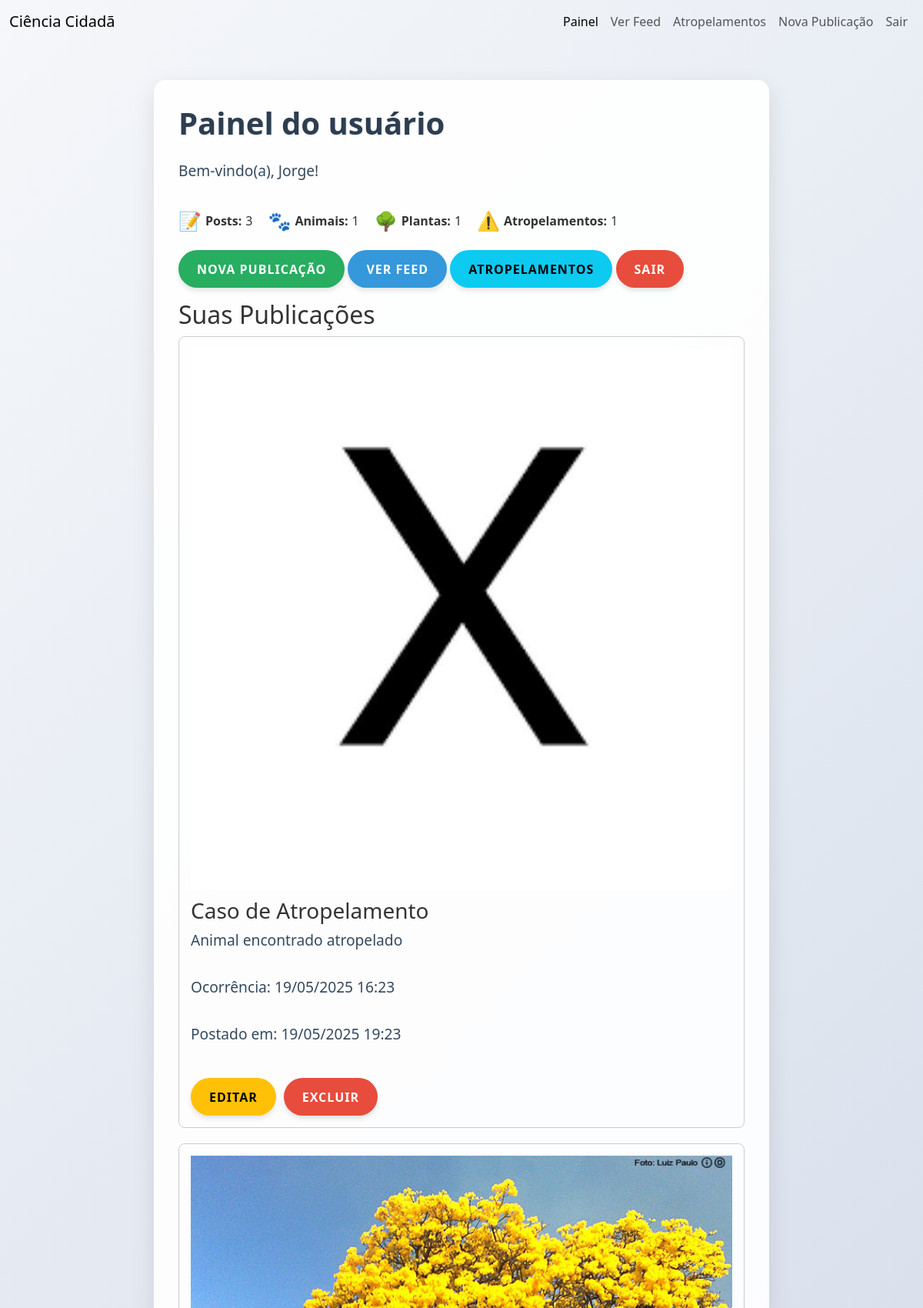
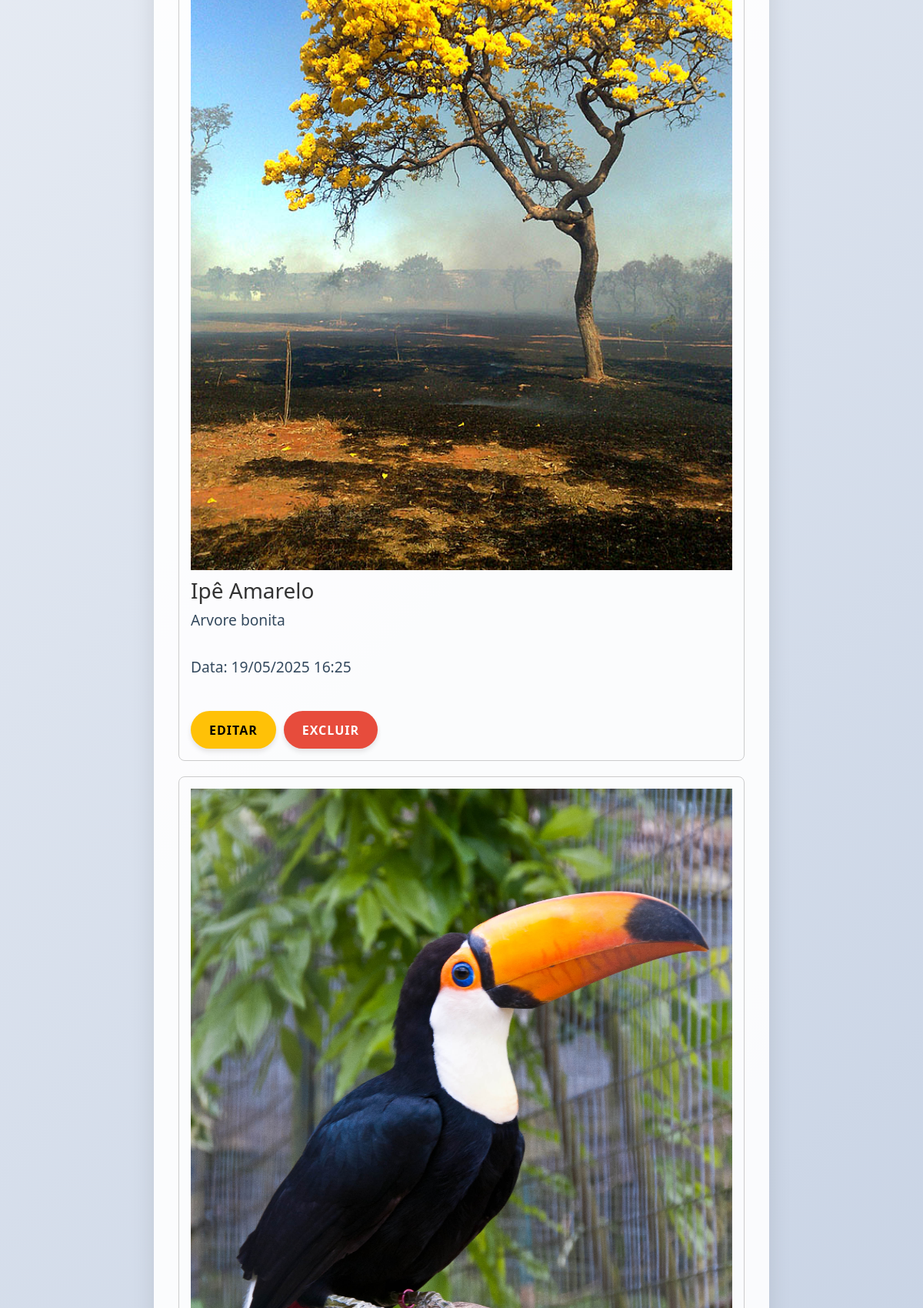
/painel_usuario.php (signed in, upper part), run on the app's committed database (2 pictures, top to bottom).
### tables this page shows
CREATE TABLE `atropelamentos` (
  `id` int(11) NOT NULL,
  `usuario_id` int(11) NOT NULL,
  `data_ocorrencia` datetime NOT NULL,
  `localizacao` varchar(255) DEFAULT NULL,
  `especie` varchar(255) DEFAULT NULL,
  `descricao` text DEFAULT NULL,
  `caminho_foto` varchar(255) DEFAULT NULL,
  `data_postagem` timestamp NOT NULL DEFAULT current_timestamp(),
  `categoria` varchar(50) DEFAULT NULL
);

CREATE TABLE `publicacoes` (
  `id` int(11) NOT NULL,
  `especie` varchar(255) NOT NULL,
  `foto` varchar(255) NOT NULL,
  `usuario_id` int(11) NOT NULL,
  `data_publicacao` datetime DEFAULT current_timestamp(),
  `titulo` varchar(255) DEFAULT NULL,
  `descricao` text DEFAULT NULL,
  `caminho_foto` varchar(255) DEFAULT NULL,
  `atropelamento` tinyint(1) DEFAULT 0,
  `categoria` varchar(50) DEFAULT NULL
);

### painel_usuario.php (the view, shortened to what this page needs)
<?php
include 'conexao.php';
$usuario_id = $_SESSION['usuario_id'];
$stmt_total_posts = $conn->prepare("
    SELECT COUNT(*) AS total FROM (
        SELECT id FROM publicacoes WHERE usuario_id = ?
        UNION ALL
        SELECT id FROM atropelamentos WHERE usuario_id = ?
    ) AS total_posts
");
$stmt_total_posts->bind_param("ii", $usuario_id, $usuario_id);
$stmt_total_posts->execute();
$resultado_total_posts = $stmt_total_posts->get_result();
$total_posts = $resultado_total_posts->fetch_assoc()['total'];
$stmt_animais = $conn->prepare("
    SELECT COUNT(*) AS total_animais
    FROM publicacoes
    WHERE usuario_id = ? AND categoria = 'animal'
");
$stmt_animais->bind_param("i", $usuario_id);
$stmt_animais->execute();
$resultado_animais = $stmt_animais->get_result();
$total_animais = $resultado_animais->fetch_assoc()['total_animais'];
$stmt_plantas = $conn->prepare("
    SELECT COUNT(*) AS total_plantas
    FROM publicacoes
    WHERE usuario_id = ? AND categoria = 'planta'
");
$stmt_plantas->bind_param("i", $usuario_id);
$stmt_plantas->execute();
$resultado_plantas = $stmt_plantas->get_result();
$total_plantas = $resultado_plantas->fetch_assoc()['total_plantas'];
$stmt_atropelamentos_count = $conn->prepare("
    SELECT COUNT(*) AS total_atropelamentos
    FROM atropelamentos
    WHERE usuario_id = ?
");
$stmt_atropelamentos_count->bind_param("i", $usuario_id);
$stmt_atropelamentos_count->execute();
$resultado_atropelamentos_count = $stmt_atropelamentos_count->get_result();
$total_atropelamentos = $resultado_atropelamentos_count->fetch_assoc()['total_atropelamentos'];
$stmt_publicacoes = $conn->prepare("
    SELECT p.*
    FROM publicacoes p
    WHERE p.usuario_id = ?
    ORDER BY p.data_publicacao DESC
");
$stmt_publicacoes->bind_param("i", $_SESSION['usuario_id']);
$stmt_publicacoes->execute();
$resultado_publicacoes = $stmt_publicacoes->get_result();
$publicacoes = $resultado_publicacoes->fetch_all(MYSQLI_ASSOC);
$stmt_atropelamentos = $conn->prepare("
    SELECT a.*
    FROM atropelamentos a
    WHERE a.usuario_id = ?
    ORDER BY a.data_postagem DESC
");
$stmt_atropelamentos->bind_param("i", $_SESSION['usuario_id']);
$stmt_atropelamentos->execute();
$resultado_atropelamentos = $stmt_atropelamentos->get_result();
$atropelamentos = $resultado_atropelamentos->fetch_all(MYSQLI_ASSOC);
$posts = array_merge($publicacoes, $atropelamentos);
usort($posts, function ($a, $b) {
    $data_a = $a['data_publicacao'] ?? $a['data_postagem'] ?? null;
    $data_b = $b['data_publicacao'] ?? $b['data_postagem'] ?? null;
    if ($data_a === null && $data_b === null) return 0;
    if ($data_a === null) return 1;
    if ($data_b === null) return -1;
    return strtotime($data_b) - strtotime($data_a);
});
?>
<!DOCTYPE html>
<html lang="pt-br">
<head>
    <link href="https://cdn.jsdelivr.net/npm/bootstrap@5.3.0/dist/css/bootstrap.min.css" rel="stylesheet">
    <link rel="stylesheet" href="css/painel_usuario.css">
</head>
<body>
    <nav class="navbar navbar-expand-lg">
        <div class="container-fluid">
            <a class="navbar-brand" href="#">Ciência Cidadã</a>
            <div class="navbar-nav">
                <a class="nav-link active" href="painel_usuario.php">Painel</a>
                <a class="nav-link" href="feed_user.php">Ver Feed</a>
                <a class="nav-link" href="feed_atropelamentos.php">Atropelamentos</a>
                <a class="nav-link" href="publicar.php">Nova Publicação</a>
                <a class="nav-link" href="logout.php">Sair</a>
            </div>
        </div>
    </nav>
    <div class="container mt-5">
        <h1>Painel do usuário</h1>
        <?php if (isset($_SESSION['nome'])): ?>
            <p>Bem-vindo(a), <?= htmlspecialchars($_SESSION['nome']) ?>!</p>
        <?php endif; ?>
        <div class="user-stats">
            <div><span class="stat-icon">📝</span> <strong>Posts:</strong> <?= $total_posts ?></div>
            <div><span class="stat-icon">🐾</span> <strong>Animais:</strong> <?= $total_animais ?></div>
            <div><span class="stat-icon">🌳</span> <strong>Plantas:</strong> <?= $total_plantas ?></div>
            <div><span class="stat-icon">⚠️</span> <strong>Atropelamentos:</strong> <?= $total_atropelamentos ?></div>
        </div>
        <div class="mb-3">
            <a href="publicar.php" class="btn btn-success">Nova Publicação</a>
            <a href="feed_user.php" class="btn btn-primary">Ver Feed</a>
            <a href="feed_atropelamentos.php" class="btn btn-info">Atropelamentos</a>
            <a href="logout.php" class="btn btn-danger">Sair</a>
        </div>
        <h2>Suas Publicações</h2>
        <?php if (empty($posts)): ?>
            <p>Você ainda não fez nenhuma publicação.</p>
        <?php else: ?>
            <?php foreach ($posts as $post): ?>
                <div class="post-container">
                    <?php if (isset($post['caminho_foto']) && file_exists($post['caminho_foto'])): ?>
                        <img src="<?= htmlspecialchars($post['caminho_foto']) ?>" alt="Imagem da publicação" class="post-image">
                    <?php endif; ?>
                    <div>
                        <?php if (isset($post['titulo'])): ?>
                            <h3><?= htmlspecialchars($post['titulo']) ?></h3>
                            <p><?= nl2br(htmlspecialchars($post['descricao'])) ?></p>
                            <p>Data: <?= date('d/m/Y H:i', strtotime($post['data_publicacao'])) ?></p>
                        <?php elseif (isset($post['especie'])): ?>
                            <h3>Caso de Atropelamento</h3>
                            <p><?= nl2br(htmlspecialchars($post['descricao'])) ?></p>
                            <?php if (!empty($post['data_ocorrencia'])): ?>
                                <p>Ocorrência: <?= date('d/m/Y H:i', strtotime($post['data_ocorrencia'])) ?></p>
                            <?php endif; ?>
                            <p>Postado em: <?= date('d/m/Y H:i', strtotime($post['data_postagem'])) ?></p>
                        <?php endif; ?>
                    </div>
                    <div class="post-actions">
                        <?php if (isset($post['titulo'])): ?>
                            <a href="editar_publicacao.php?id=<?= $post['id'] ?>" class="btn btn-sm btn-warning">Editar</a>
                            <a href="delete.php?id=<?= $post['id'] ?>&tipo=publicacao" class="btn btn-sm btn-danger" onclick="return confirm('Tem certeza que deseja excluir esta publicação?')">Excluir</a>
                        <?php elseif (isset($post['especie'])): ?>
                            <a href="editar_atropelamento.php?id=<?= $post['id'] ?>" class="btn btn-sm btn-warning">Editar</a>
                            <a href="delete.php?id=<?= $post['id'] ?>&tipo=atropelamento" class="btn btn-sm btn-danger" onclick="return confirm('Tem certeza que deseja excluir este caso de atropelamento?')">Excluir</a>
                        <?php endif; ?>
                    </div>
                </div>
            <?php endforeach; ?>
        <?php endif; ?>
    </div>
</body>
</html>

### css/painel_usuario.css (style rules this page uses)
body { font-family: 'Segoe UI', Tahoma, Geneva, Verdana, sans-serif; background: linear-gradient(135deg, #f5f7fa 0%, #c3cfe2 100%); min-height: 100vh; margin: 0; padding: 0; color: #333; }
.container { padding: 2rem; background-color: rgba(255, 255, 255, 0.9); border-radius: 15px; box-shadow: 0 10px 30px rgba(0, 0, 0, 0.1); margin-top: 3rem; margin-bottom: 3rem; max-width: 800px; }
h1 { color: #2c3e50; font-weight: 700; margin-bottom: 1.5rem; font-size: 2.5rem; text-shadow: 1px 1px 2px rgba(0,0,0,0.1); }
p { font-size: 1.2rem; color: #34495e; margin-bottom: 2rem; }
.btn { font-weight: 600; padding: 0.8rem 1.5rem; border-radius: 50px; transition: all 0.3s ease; box-shadow: 0 4px 6px rgba(0, 0, 0, 0.1); border: none; text-transform: uppercase; letter-spacing: 1px; font-size: 1rem; }
.btn-success { background-color: #27ae60; }
.btn-primary { background-color: #3498db; }
.btn-danger { background-color: #e74c3c; }
.container { animation: fadeIn 0.6s ease-out forwards; }

### painel_usuario.php (style rules this page uses)
.post-container { margin-bottom: 20px; border: 1px solid #ccc; padding: 15px; border-radius: 8px; display: flex; flex-direction: column; }
.post-image { max-width: 100%; height: auto; margin-bottom: 10px; }
.post-actions { margin-top: 10px; display: flex; gap: 10px; }
.user-stats { display: flex; gap: 20px; margin-bottom: 20px; align-items: center; }
.user-stats > div { display: flex; gap: 5px; align-items: center; }
.stat-icon { font-size: 1.5em; }

### data on the page
atropelamentos: caminho_foto (picture), descricao "Animal encontrado atropelado", data_ocorrencia "19/05/2025 16:23", data_postagem "19/05/2025 19:23"
publicacoes: caminho_foto (picture), titulo "Ipê Amarelo", descricao "Arvore bonita", data_publicacao "19/05/2025 16:25"
publicacoes: caminho_foto (picture)

### other printed values
$_SESSION['nome'] "Jorge"
$total_posts "3"
$total_animais "1"
$total_plantas "1"
$total_atropelamentos "1"
